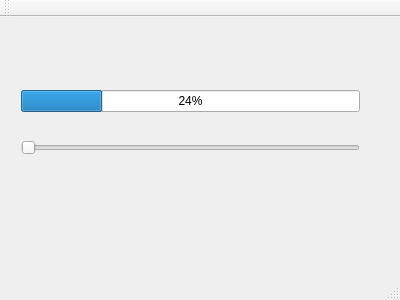
<?xml version="1.0" encoding="UTF-8"?>
<ui version="4.0">
 <class>MainWindow</class>
 <widget class="QMainWindow" name="MainWindow">
  <property name="geometry">
   <rect>
    <x>0</x>
    <y>0</y>
    <width>400</width>
    <height>300</height>
   </rect>
  </property>
  <property name="windowTitle">
   <string>MainWindow</string>
  </property>
  <widget class="QWidget" name="centralWidget">
   <widget class="QWidget" name="">
    <property name="geometry">
     <rect>
      <x>10</x>
      <y>40</y>
      <width>361</width>
      <height>131</height>
     </rect>
    </property>
    <layout class="QVBoxLayout" name="verticalLayout">
     <item>
      <widget class="QProgressBar" name="progressBar">
       <property name="value">
        <number>24</number>
       </property>
      </widget>
     </item>
     <item>
      <widget class="QSlider" name="horizontalSlider">
       <property name="orientation">
        <enum>Qt::Horizontal</enum>
       </property>
      </widget>
     </item>
    </layout>
   </widget>
  </widget>
  <widget class="QMenuBar" name="menuBar">
   <property name="geometry">
    <rect>
     <x>0</x>
     <y>0</y>
     <width>400</width>
     <height>22</height>
    </rect>
   </property>
  </widget>
  <widget class="QToolBar" name="mainToolBar">
   <attribute name="toolBarArea">
    <enum>TopToolBarArea</enum>
   </attribute>
   <attribute name="toolBarBreak">
    <bool>false</bool>
   </attribute>
  </widget>
  <widget class="QStatusBar" name="statusBar"/>
 </widget>
 <layoutdefault spacing="6" margin="11"/>
 <resources/>
 <connections>
  <connection>
   <sender>horizontalSlider</sender>
   <signal>valueChanged(int)</signal>
   <receiver>progressBar</receiver>
   <slot>setValue(int)</slot>
   <hints>
    <hint type="sourcelabel">
     <x>219</x>
     <y>167</y>
    </hint>
    <hint type="destinationlabel">
     <x>218</x>
     <y>127</y>
    </hint>
   </hints>
  </connection>
 </connections>
</ui>
